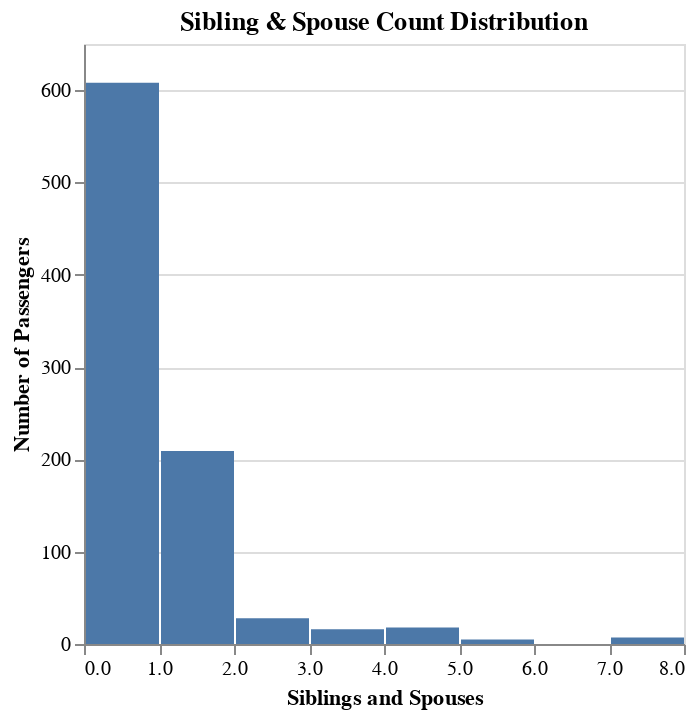

Notebook source saved alongside this figure:
### Code cell
# A histogram showing the distribution of sibling/spouse counts
alt.Chart(titanic).mark_bar(
    
).encode(
    x=alt.X('SibSp', bin=True, title='Siblings and Spouses'),
    y=alt.Y('count()', title='Number of Passengers')
).properties(
    width=300,
    title='Sibling & Spouse Count Distribution'
)

### Figure 1 — Vega-Lite specification as saved in the notebook (floating-point values rounded to 4 significant figures; data arrays with more than 128 entries replaced by an {"elided": "..."} marker saying what was removed)
{"config": {"view": {"continuousWidth": 400, "continuousHeight": 300}}, "data": {"name": "data-93290830beea3a875eeab316df346c54"}, "mark": "bar", "encoding": {"x": {"type": "quantitative", "bin": true, "field": "SibSp", "title": "Siblings and Spouses"}, "y": {"type": "quantitative", "aggregate": "count", "title": "Number of Passengers"}}, "title": "Sibling & Spouse Count Distribution", "width": 300, "$schema": "https://vega.github.io/schema/vega-lite/v4.8.1.json", "datasets": {"data-93290830beea3a875eeab316df346c54": {"elided": "891 records"}}}
